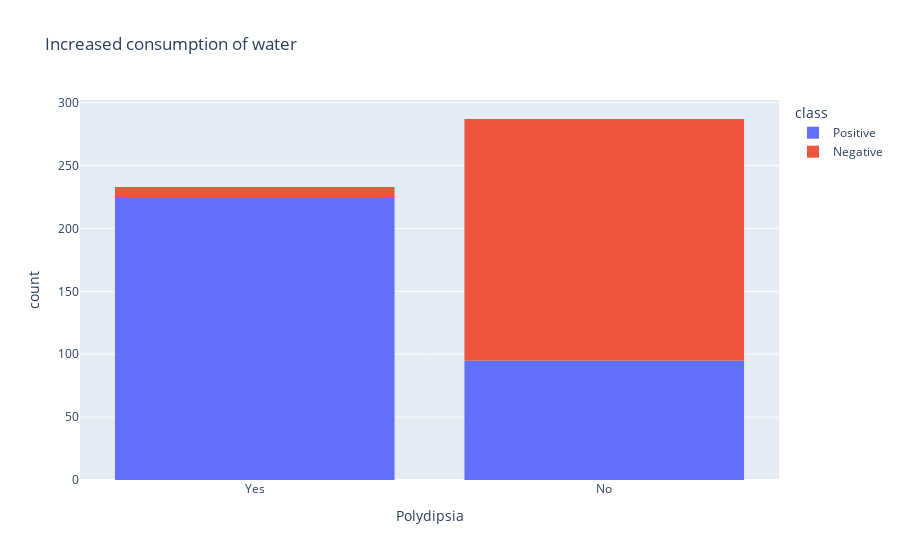

The notebook cell this image was saved under:
### Markdown cell above
##DISTRIBUTION OF POLYDIPSIA

### Code cell
polydispia = px.histogram(Diabetes, x = 'Polydipsia', color = 'class', title="Increased consumption of water")
polydispia.show()

plttblpolydispia= ['Polydipsia', 'class']
rm = sns.light_palette("green", as_cmap=True)
(round(pd.crosstab(Diabetes[plttblpolydispia[0]], Diabetes[plttblpolydispia[1]], normalize='columns') * 100,2)).style.background_gradient(cmap = rm)

### Figure 1 — Plotly figure (JSON) as saved in the notebook; plotly's stock layout.template omitted (floating-point values rounded to 4 significant figures; data arrays with more than 128 entries replaced by an {"elided": "..."} marker saying what was removed)
{"data": [{"alignmentgroup": "True", "bingroup": "x", "hovertemplate": "class=Positive<br>Polydipsia=%{x}<br>count=%{y}<extra></extra>", "legendgroup": "Positive", "marker": {"color": "#636efa", "pattern": {"shape": ""}}, "name": "Positive", "offsetgroup": "Positive", "orientation": "v", "showlegend": true, "type": "histogram", "x": {"elided": "320 str values"}, "xaxis": "x", "yaxis": "y"}, {"alignmentgroup": "True", "bingroup": "x", "hovertemplate": "class=Negative<br>Polydipsia=%{x}<br>count=%{y}<extra></extra>", "legendgroup": "Negative", "marker": {"color": "#EF553B", "pattern": {"shape": ""}}, "name": "Negative", "offsetgroup": "Negative", "orientation": "v", "showlegend": true, "type": "histogram", "x": {"elided": "200 str values"}, "xaxis": "x", "yaxis": "y"}], "layout": {"barmode": "relative", "legend": {"title": {"text": "class"}, "tracegroupgap": 0}, "title": {"text": "Increased consumption of water"}, "xaxis": {"anchor": "y", "domain": [0, 1], "title": {"text": "Polydipsia"}}, "yaxis": {"anchor": "x", "domain": [0, 1], "title": {"text": "count"}}}}
